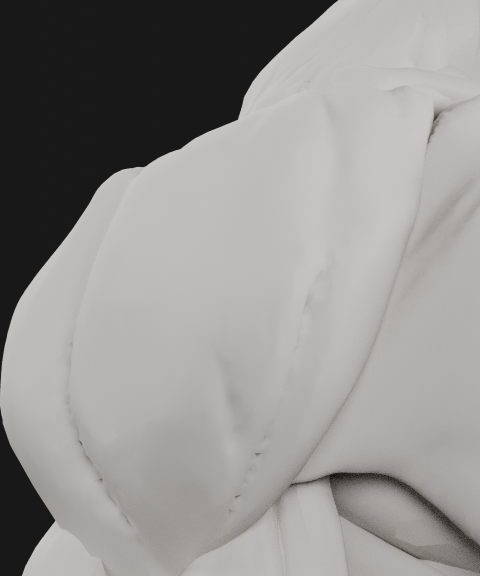
#> input picture docs/m4a/ecorche-beatriz-creux-localises/renders/avant-reference.png, 960 x 1152 px, found by its file name (shown at 1/2 size)
$ python compose_experimental_anterior.py
#> lines starting #> are read from the running program, lines starting #| are printed output that depends on the picture
"""Layout/crop only of real Blender output; never repaints model pixels."""
from pathlib import Path
from PIL import Image,ImageDraw,ImageFont
ROOT=Path(__file__).resolve().parents[2];OUT=ROOT/'docs/m4c/experience-anterieur-droit/renders'
FONT='/usr/share/fonts/truetype/dejavu/DejaVuSans.ttf'
def board(file,items,title,note,crop=None,width=660):
    panels=[]
    for image,label in items:
        im=Image.open(OUT/image).convert('RGB')
        if crop:im=im.crop(crop)
        im=im.resize((width,round(im.height*width/im.width)),Image.Resampling.LANCZOS)
        panels.append((im,label))
    w=width*len(panels)+24*(len(panels)+1);h=max(im.height for im,_ in panels)+145
    canvas=Image.new('RGB',(w,h),'#101820');draw=ImageDraw.Draw(canvas)
    draw.text((24,15),title,font=ImageFont.truetype(FONT,25),fill='white')
    for i,(im,label) in enumerate(panels):
        x=24+i*(width+24);draw.text((x,56),label,font=ImageFont.truetype(FONT,21),fill='#dae2ec');canvas.paste(im,(x,91))
    draw.text((24,h-30),note,font=ImageFont.truetype(FONT,16),fill='#c0cad7');canvas.save(OUT/file)
board('comparatif-reference.png',[('avant-reference.png','Avant — masques 168ac61'),('apres-reference.png','Après — prototype isolé ID 6')],
      'Bord côté pectoral du deltoïde antérieur droit',
      'Tracé de la capture gauche transposé au droit ; même caméra et lumière avant/après.',width=690)
#> in board, `im=im.resize((width,round(im.height*width/im.width)),Image.Resampling...`:
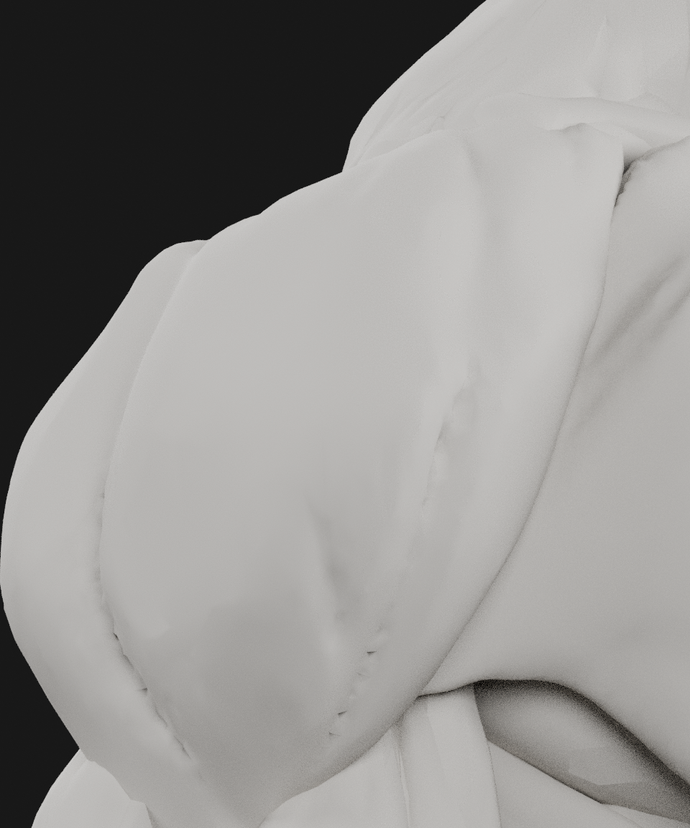
#> im: PIL image 690x828 RGB; mean R, G, B 147.3, 145.9, 144
#> pass 2 of the loop in board, `for image,label in items:`:
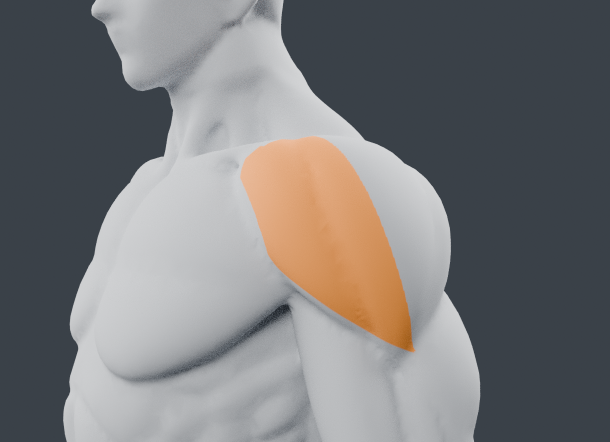
#> input picture docs/m4c/experience-anterieur-droit/renders/apres-reference.png, 1220 x 884 px (shown at 1/2 size)
#> in board, `im=im.resize((width,round(im.height*width/im.width)),Image.Resampling...`:
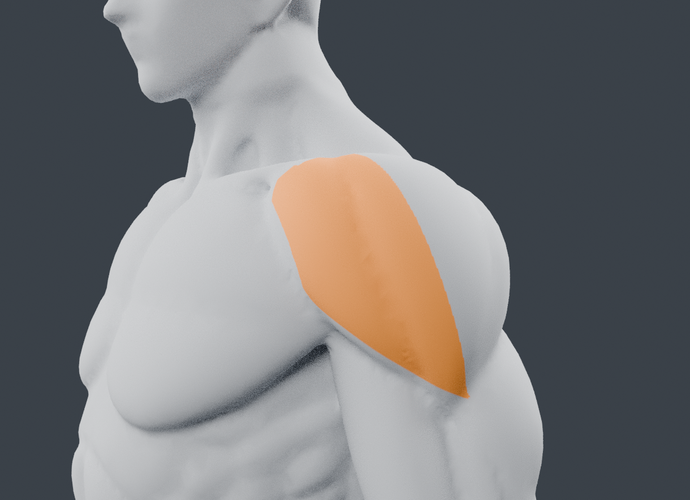
#> im: PIL image 690x500 RGB; mean R, G, B 120.6, 120.2, 121.2
#> in board, `w = width * len(panels) + 24 * (len(panels) + 1)`: w = 1452
#> in board, `h = max((im.height for im, _ in panels)) + 145`: h = 973
#> in board, `canvas = Image.new('RGB', (w, h), '#101820')`:
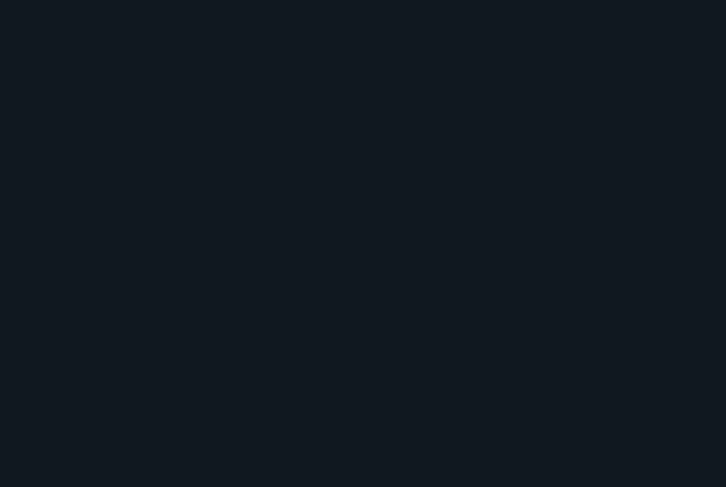
#> canvas: PIL image 1452x973 RGB (shown at 1/2 size); mean R, G, B 16, 24, 32
#> the loop in board, `for i,(im,label) in enumerate(panels):` made 2 passes
#> (label, x) on passes 1 to 2: ('Avant — masques 168ac61', 24), ('Après — prototype isolé ID 6', 738)
#> after the loop in board, `for i,(im,label) in enumerate(panels):`:
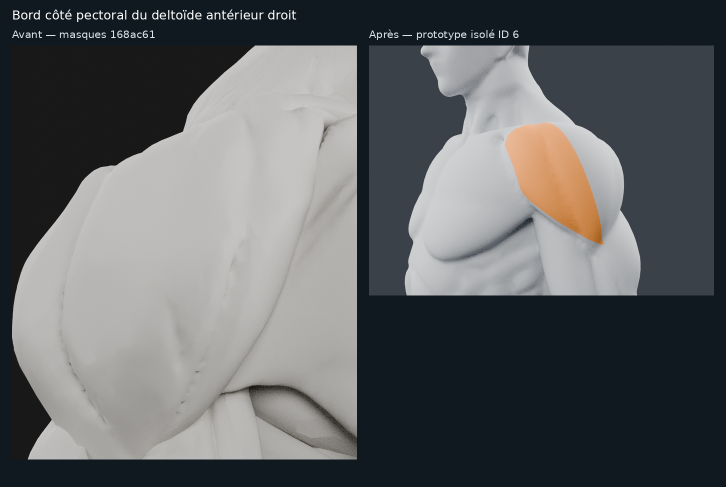
#> canvas: PIL image 1452x973 RGB (shown at 1/2 size); mean R, G, B 95.5, 97.6, 99.9
board('comparatif-serre.png',[('avant-reference.png','Avant — bord validé'),('apres-reference.png','Après — bord expérimental')],
      'Comparatif serré, caméra et cadrage identiques',
      'Sept autres masques intacts. Le pectoral existant limite localement l’extension.',crop=(420,220,940,752))
#> call 2 of board, with file = 'comparatif-serre.png', crop = (420, 220, 940, 752), width = 660
#> in board (call 2), `if crop:im=im.crop(crop)`:
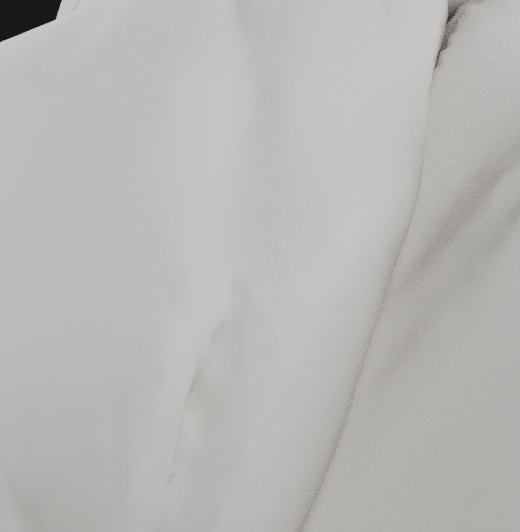
#> im: PIL image 520x532 RGB; mean R, G, B 185.1, 183.5, 181.2
#> pass 2 of the loop in board, `for image,label in items:`:
#> in board (call 2), `if crop:im=im.crop(crop)`:
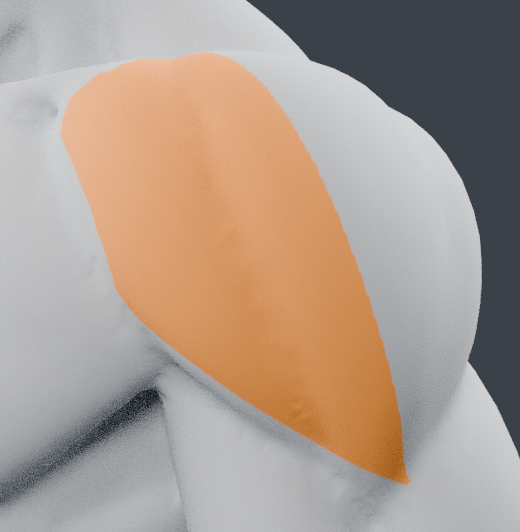
#> im: PIL image 520x532 RGB; mean R, G, B 172.1, 155.9, 143.7
#> in board (call 2), `w = width * len(panels) + 24 * (len(panels) + 1)`: w = 1392
#> in board (call 2), `h = max((im.height for im, _ in panels)) + 145`: h = 820
#> in board (call 2), `canvas = Image.new('RGB', (w, h), '#101820')`:
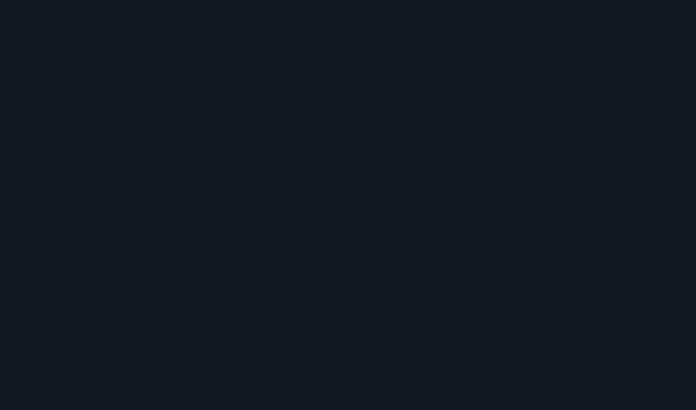
#> canvas: PIL image 1392x820 RGB (shown at 1/2 size); mean R, G, B 16, 24, 32
#> the loop in board (call 2), `for i,(im,label) in enumerate(panels):` made 2 passes
#> (label, x) on passes 1 to 2: ('Avant — bord validé', 24), ('Après — bord expérimental', 708)
#> after the loop in board (call 2), `for i,(im,label) in enumerate(panels):`:
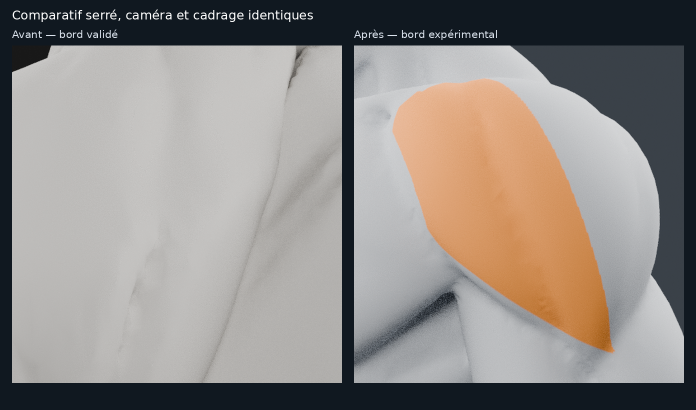
#> canvas: PIL image 1392x820 RGB (shown at 1/2 size); mean R, G, B 143.9, 138.7, 134.8
#> in board (call 2), `draw.text((24, h - 30), note, font=ImageFont.truetype(FONT, 16), fill=`:
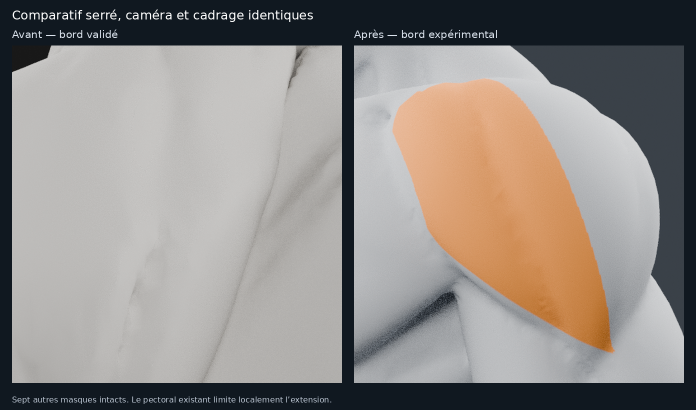
#> saved as comparatif-serre.png: PIL image 1392x820 RGB (shown at 1/2 size); mean R, G, B 144.2, 139, 135.1
board('comparatif-neutre.png',[('avant-neutre-reference.png','Avant — sans sélection'),('apres-neutre-reference.png','Après — sans sélection')],
      'Contrôle neutre — surfaces et UV inchangés',
      'Les deux PNG sources sont identiques octet pour octet. Aucun sommet déplacé.',width=690)
#> (the run stopped early here; a loop or call above may not have finished)
